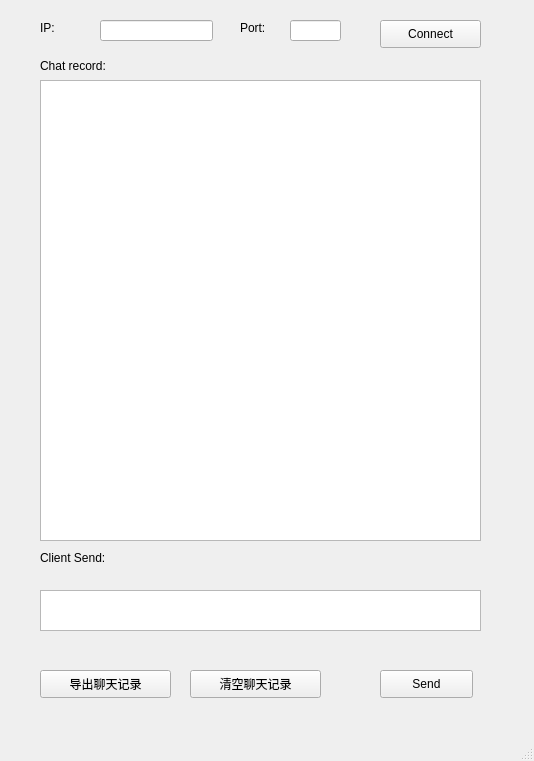
<?xml version="1.0" encoding="UTF-8"?>
<ui version="4.0">
 <class>MainWindow</class>
 <widget class="QMainWindow" name="MainWindow">
  <property name="geometry">
   <rect>
    <x>0</x>
    <y>0</y>
    <width>534</width>
    <height>761</height>
   </rect>
  </property>
  <property name="windowTitle">
   <string>MainWindow</string>
  </property>
  <property name="windowIcon">
   <iconset resource="main.qrc">
    <normaloff>:/image/_displayLogo.png</normaloff>:/image/_displayLogo.png</iconset>
  </property>
  <widget class="QWidget" name="centralwidget">
   <widget class="QLabel" name="IPsorce">
    <property name="geometry">
     <rect>
      <x>40</x>
      <y>20</y>
      <width>72</width>
      <height>15</height>
     </rect>
    </property>
    <property name="text">
     <string>IP:</string>
    </property>
   </widget>
   <widget class="QLabel" name="Portsorce">
    <property name="geometry">
     <rect>
      <x>240</x>
      <y>20</y>
      <width>72</width>
      <height>15</height>
     </rect>
    </property>
    <property name="text">
     <string>Port:</string>
    </property>
   </widget>
   <widget class="QTextEdit" name="sendmes">
    <property name="geometry">
     <rect>
      <x>40</x>
      <y>590</y>
      <width>441</width>
      <height>41</height>
     </rect>
    </property>
   </widget>
   <widget class="QPushButton" name="clientSend">
    <property name="geometry">
     <rect>
      <x>380</x>
      <y>670</y>
      <width>93</width>
      <height>28</height>
     </rect>
    </property>
    <property name="text">
     <string>Send</string>
    </property>
   </widget>
   <widget class="QPushButton" name="clintConnect">
    <property name="geometry">
     <rect>
      <x>380</x>
      <y>20</y>
      <width>101</width>
      <height>28</height>
     </rect>
    </property>
    <property name="text">
     <string>Connect</string>
    </property>
   </widget>
   <widget class="QLineEdit" name="IP">
    <property name="geometry">
     <rect>
      <x>100</x>
      <y>20</y>
      <width>113</width>
      <height>21</height>
     </rect>
    </property>
   </widget>
   <widget class="QLineEdit" name="Port">
    <property name="geometry">
     <rect>
      <x>290</x>
      <y>20</y>
      <width>51</width>
      <height>21</height>
     </rect>
    </property>
   </widget>
   <widget class="QLabel" name="label">
    <property name="geometry">
     <rect>
      <x>40</x>
      <y>550</y>
      <width>121</width>
      <height>16</height>
     </rect>
    </property>
    <property name="text">
     <string>Client Send: </string>
    </property>
   </widget>
   <widget class="QLabel" name="label_4">
    <property name="geometry">
     <rect>
      <x>40</x>
      <y>50</y>
      <width>131</width>
      <height>31</height>
     </rect>
    </property>
    <property name="text">
     <string>Chat record:</string>
    </property>
   </widget>
   <widget class="QListWidget" name="messageList">
    <property name="geometry">
     <rect>
      <x>40</x>
      <y>80</y>
      <width>441</width>
      <height>461</height>
     </rect>
    </property>
   </widget>
   <widget class="QPushButton" name="getRecord">
    <property name="geometry">
     <rect>
      <x>40</x>
      <y>670</y>
      <width>131</width>
      <height>28</height>
     </rect>
    </property>
    <property name="text">
     <string>导出聊天记录</string>
    </property>
   </widget>
   <widget class="QPushButton" name="clearRecord">
    <property name="geometry">
     <rect>
      <x>190</x>
      <y>670</y>
      <width>131</width>
      <height>28</height>
     </rect>
    </property>
    <property name="text">
     <string>清空聊天记录</string>
    </property>
   </widget>
  </widget>
  <widget class="QMenuBar" name="menubar">
   <property name="geometry">
    <rect>
     <x>0</x>
     <y>0</y>
     <width>534</width>
     <height>26</height>
    </rect>
   </property>
  </widget>
  <widget class="QStatusBar" name="statusbar"/>
 </widget>
 <resources>
  <include location="main.qrc"/>
 </resources>
 <connections/>
</ui>
